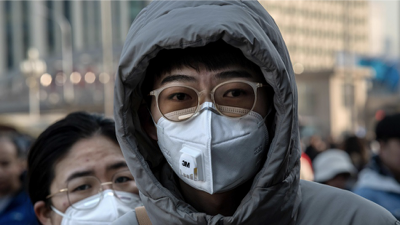
#> input picture old_references/archive/images/maksssksksss135.png, 400 x 225 px, given in place of maksssksksss815.png, which was not available
$ jupyter execute --allow-errors PreProcessing.ipynb
#> lines starting #> are read from the running program, lines starting #| are printed output that depends on the picture; pictures that were not available may be replaced by others from this repository, and a replacement may not be noted
[cell 1]
from numpy import vstack
from sklearn.metrics import accuracy_score, precision_recall_fscore_support, confusion_matrix
from tqdm import tqdm
from pathlib import Path
import pandas as pd
from PIL import Image, ImageOps
import cv2
import numpy as np
import glob
import matplotlib.pyplot as plt

[cell 2]
dirPath = Path('./')
datasetPath  = Path(dirPath/'data')
noMaskPath  = datasetPath/'1 - without a face mask'
clothMaskPath  = datasetPath/'2 - with a cloth mask'
surgicalMaskPath = datasetPath/'3 - with a surgical mask'
N95MaskPath = datasetPath/'4 - with a N95 mask'
IncorrectMaskPath = datasetPath/'5. - Incorrectly worn Mask'
maskDF = pd.DataFrame()

#> (the rest of this cell did not finish here and is left out)

[cell 3]
maskDF

[cell 4]
img = Image.open("./data/5. - Incorrectly worn Mask/maksssksksss815.png")
#> img is the input picture: PIL image 400x225 RGBA; mean R, G, B, A 99.2, 98.8, 99.3, 254.8
display(img)

[cell 5]
img = img.resize((25,25))
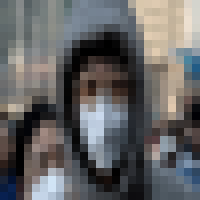
#> img: PIL image 25x25 RGBA (shown 8 times larger); mean R, G, B, A 99.2, 98.9, 99.4, 254.9; transparent parts drawn white

[cell 6]
gray_image = ImageOps.grayscale(img)
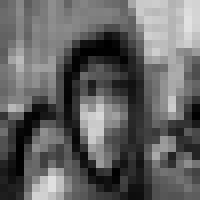
#> gray_image: PIL image 25x25 L (shown 8 times larger); min 0, max 226, mean 99
display(gray_image)

[cell 7]
files = glob.glob("./data/5. - Incorrectly worn Mask/*.png")
for file in files:
    img = Image.open(file)
    gray_image = ImageOps.grayscale(img)
    img = gray_image.resize((50,50))
    display(img)

[cell 8]
arr = np.array(img)
arr.shape
#> Out = (25, 25, 4)

$ run again, on old_references/archive/images/maksssksksss25.png
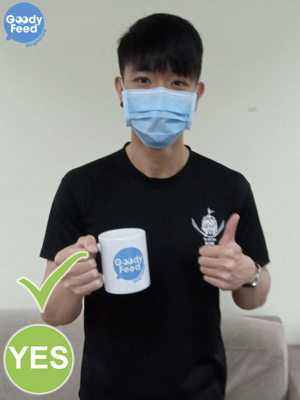
#> input picture old_references/archive/images/maksssksksss25.png, 300 x 400 px, given in place of maksssksksss815.png, which was not available
#> img is the input picture: PIL image 300x400 RGBA; mean R, G, B, A 125.3, 128.4, 123.1, 255
#> `img = img.resize((25,25))`:
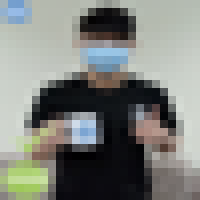
#> img: PIL image 25x25 RGBA (shown 8 times larger); mean R, G, B, A 125.3, 128.4, 123.1, 255
#> `gray_image = ImageOps.grayscale(img)`:
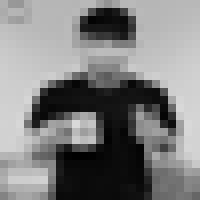
#> gray_image: PIL image 25x25 L (shown 8 times larger); min 0, max 217, mean 126.8

$ run again, on old_references/archive/images/maksssksksss251.png
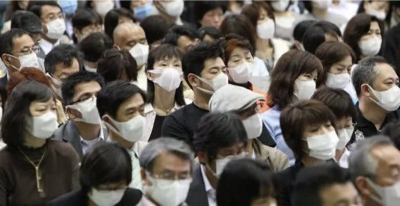
#> input picture old_references/archive/images/maksssksksss251.png, 400 x 206 px, given in place of maksssksksss815.png, which was not available
#> img is the input picture: PIL image 400x206 RGBA; mean R, G, B, A 98.1, 91.7, 84.8, 254.7
#> `img = img.resize((25,25))`:
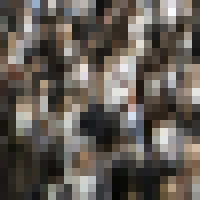
#> img: PIL image 25x25 RGBA (shown 8 times larger); mean R, G, B, A 98.1, 91.6, 84.8, 254.8; transparent parts drawn white
#> `gray_image = ImageOps.grayscale(img)`:
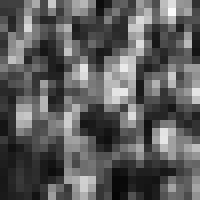
#> gray_image: PIL image 25x25 L (shown 8 times larger); min 5, max 250, mean 92.8
